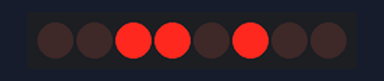
Bench run of a sketch on a simulated Arduino Uno, built with avr-gcc and run on an emulated ATmega328P. On the bench: 8 shift-register outputs drawn as a row of LEDs (first output left, lit = HIGH). Wiring (inferred from the names in the program): shift register (74HC595): data pin 19; shift clock pin 17; latch pin 18. Wiring (inferred from the signals the program sends): row of LEDs: on Q0, Q1, Q2, Q3, Q4, Q5, Q6, Q7.

Above: at 2.6 s.
At 7.6 s:
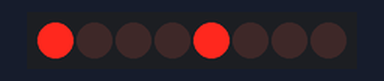
Timing chart, 0 to 13.2 s (numbered marks = the images above):
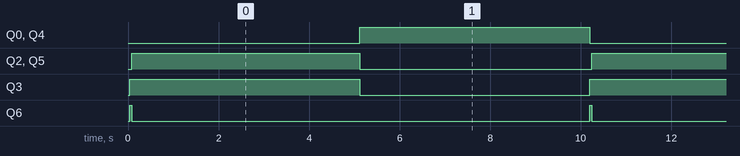

The sketch:

clk-test-eric.ino
```cpp
/* Shift Register LED Animation

Created by Eric Bauer
Last Modified: 2/24/15

 */

// set pin numbers:
const int DSpin =  19;      // the serial data pin
const int STCPpin = 18;     // the Storage Register clock pin (loads the shift register buffer)
const int SHCPpin = 17;     // the Shift Register clock pin (loads serial data into the shift register buffer)
const int SERPin = 19;
const int RclockPin = 18;
const int SclockPin = 17;

// Frame and Play speed information
byte frames[] = {0b00010010, 0b00110100, 0b10001000, 0b10001000};             // custom animation frames can be hardcoded
byte frameDurations[] = {1, 1, 1, 1};
int numberOfFrames = 4;
float framesPerSecond = 2;
int msecondsPerFrame = 5000;//float(1/framesPerSecond)*1000; // milliseconds ot delay


// Animation functions
void playFrames(int framesAtOnce); // hardcoded animation

// Shift Register functions
void shiftOutNew(byte data);

/****************************************
*        Main Control Functions
*****************************************/

void setup() {
  // set the digital pin as output:
  pinMode(DSpin, OUTPUT);
  pinMode(STCPpin, OUTPUT);
  pinMode(SHCPpin, OUTPUT);
  //initialize pin states (don't want to clock anything in yet
  digitalWrite(STCPpin, LOW);
  digitalWrite(SHCPpin, LOW);
  digitalWrite(DSpin, LOW);
}

void loop()
{
  //NOTE: Comment out one of these functions to choose an animation

  //playFrames(2);
  //playScanner();
  shiftOutNew(frames[0]);
  shiftOutNew(frames[1]);
  delay(msecondsPerFrame);
  shiftOutNew(frames[2]);
  shiftOutNew(frames[3]);
  delay(msecondsPerFrame);

}

/****************************************
*        Shift Register Functions
*****************************************/

void shiftOutNew(byte data){
 int dataState = 0;
 digitalWrite(STCPpin, LOW);
 for(int i = 7; i>=0; i--){ //start by shifting out the LSB
  digitalWrite(SHCPpin, LOW);
  dataState = (0b10000000 >> i) & data; // test each bit of "data"
  digitalWrite(DSpin, dataState);
  delay(5);
  digitalWrite(SHCPpin, HIGH);

 }
 digitalWrite(STCPpin, HIGH); // load the buffer and output the frame
}

/****************************************
*        LED Animation Functions
*****************************************/


void playFrames(int framesAtOnce){
 for(int i = 0; i<numberOfFrames; i++){
   shiftOutNew(frames[i]);
   delay(msecondsPerFrame);
 }
}
```

Measured:
- by itself, Q0, Q3, Q4: alternates HIGH for 5.1 s and LOW for 5.1 s
- by itself, Q2, Q5: alternates HIGH for 5.0 s and LOW for 5.1 s
- by itself, Q6: alternates HIGH for 0.04 s and LOW for 10.1 s
